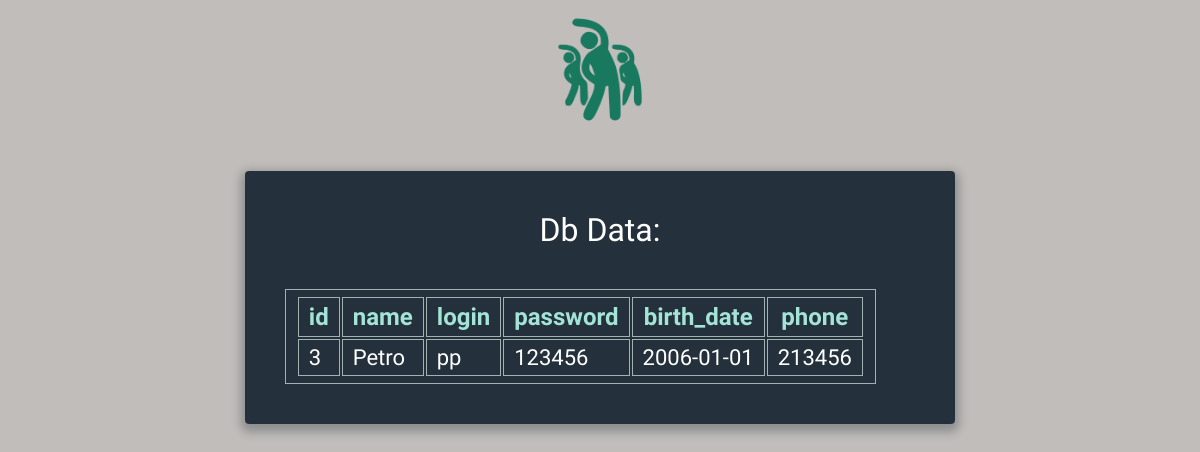
Screenshot of /user (signed in) with the database file from the repository.
### tables this page shows
CREATE TABLE "user" (
	"id"	INTEGER NOT NULL UNIQUE,
	"name"	TEXT NOT NULL,
	"funds"	INTEGER NOT NULL DEFAULT 0,
	"login"	TEXT NOT NULL UNIQUE,
	"password"	TEXT NOT NULL,
	"birth_date"	TEXT NOT NULL,
	"phone"	TEXT NOT NULL,
	PRIMARY KEY("id" AUTOINCREMENT)
);

### app.py (the view)
@app.route('/user', methods=['GET', 'POST'])
@auth
def user():
    if request.method == 'GET':
        select_data = {'user': ['id', 'name', 'login', 'password', 'birth_date', 'phone']}
        where_data = {'id': session.get('user_id')}
        data = exec_db_query(single=True, select_data=select_data, where_data=where_data)
        return render_db_template(data=data)
    if request.method == 'POST':
        return 'user edit endpoint'

### app.py (called while the page is built)
def auth(func):
    @wraps(func)
    def wrapper(*args, **kwargs):
        if session.get('user_id') is None:
            return redirect('/login')
        return func(*args, **kwargs)
    return wrapper

def render_db_template(data):
    template_name = 'db_data_multiple.html' if type(data) is list else 'db_data_single.html'
    return render_template(template_name, result=data)

### db_utils.py (called while the page is built)
def exec_db_query(**kwargs):
    db = SqliteDb()
    if select_data := kwargs.get('select_data'):
        return db.select(select_data=select_data, join_data=kwargs.get('join_data'), single=kwargs.get('single', True),
                         where_data=kwargs.get('where_data'), join_type=kwargs.get('join_type', 'join'))
    elif insert_data := kwargs.get('insert_data'):
        db.insert(insert_data=insert_data)
    elif update_data := kwargs.get('update_data'):
        db.update(update_data=update_data, where_data=kwargs.get('where_data'))
    elif delete_data := kwargs.get('delete_data'):
        db.delete(delete_data=delete_data, where_data=kwargs.get('where_data'))

    @staticmethod
    def dict_factory(cursor, row):
        return {col[0]: row[idx] for idx, col in enumerate(cursor.description)}

    def exec_query(self, query, single=True, commit=False):
        try:
            self.cur.execute(query)
            if commit:
                self.con.commit()
            return self.cur.fetchone() if single else self.cur.fetchall()
        except Exception:
            return {} if single else []

    def select(self, select_data, join_data=None, where_data=None, single=True, join_type='join'):
        fields_str = ', '.join([f'{itm} as "{itm}"' for itm in list(select_data.values())[0]])
        select_str = f'select {fields_str} from {list(select_data.keys())[0]}'
        if join_data is not None:
            join_str = ' '.join([f'{join_type} {k} on {v}' for k, v in join_data.items()])
            select_str += f' {join_str}'
        if where_data is not None:
            select_str += f""" where {' and '.join([f'{key}="{val}"' for key, val in where_data.items()])}"""
        return self.exec_query(query=select_str, single=single)

    def close(self):
        self.con.close()

    def __del__(self):
        self.close()

### templates/db_data_single.html (shortened to what this page needs)
{% extends "base.html" %}
{% block content %}
<div id="data">
          <h1>Db Data:</h1>
          {% if result %}
          <table>
              <tr>
              {% for key in result.keys() %}
              <th> {{ key }} </th>
              {% endfor %}
              </tr>
              <tr>
              {% for value in result.values() %}
              <td> {{ value }} </td>
              {% endfor %}
              </tr>
         </table>
        {% endif %}
        </div>
{% endblock %}

### rows the page displays
user: name "Petro", login "pp", password "123456", birth_date "2006-01-01", phone "213456"

### other values shown
{{ key }} "id" "name" "login" "password" "birth_date" "phone"
{{ value }} "3"
